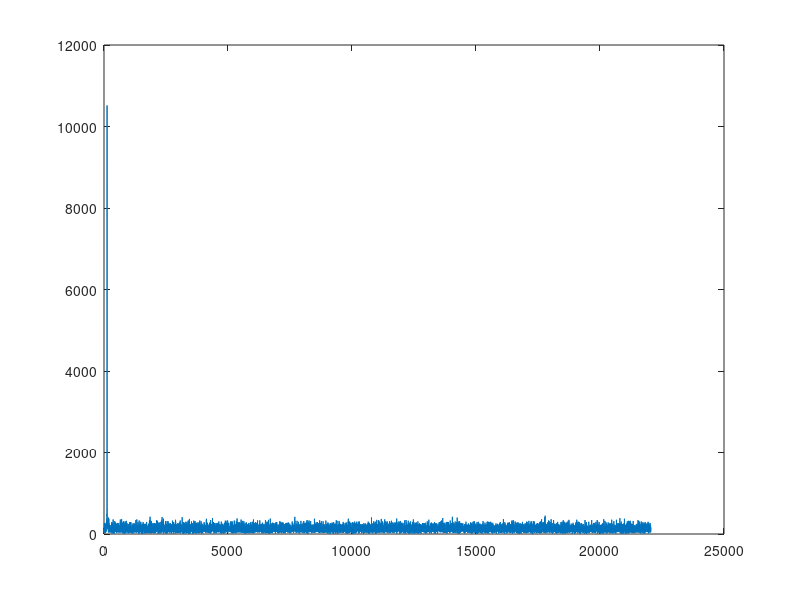

The MATLAB source for this figure:
Fs = 44100;
T_len = 0.5;
t = 0:1/Fs:T_len-1/Fs;
y = cos(2*pi*123.6*t)+randn(size(t));
ydft = fft(y);
freq = 0:Fs/length(y):Fs/2;
if(mod(length(y),2) == 0)
    ydft = ydft(1:length(y)/2+1);
else
    ydft = ydft(1:floor(length(y)/2)+1);
end    
plot(freq,abs(ydft))
[maxval,idx] = max(abs(ydft));
freq(idx)  %this is frequency corresponding to max value
